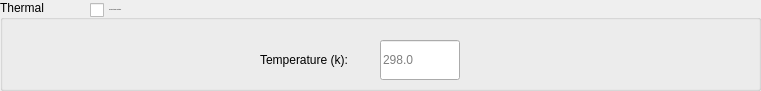
    <widget class="QGroupBox" name="groupBox_15">
     <property name="geometry">
      <rect>
       <x>70</x>
       <y>510</y>
       <width>761</width>
       <height>91</height>
      </rect>
     </property>
     <property name="title">
      <string>Thermal</string>
     </property>
     <widget class="QCheckBox" name="flagThermalFluc_CB">
      <property name="geometry">
       <rect>
        <x>90</x>
        <y>0</y>
        <width>221</width>
        <height>20</height>
       </rect>
      </property>
      <property name="font">
       <font>
        <pointsize>-1</pointsize>
       </font>
      </property>
      <property name="text">
       <string>Consider thermal fluctuation.</string>
      </property>
     </widget>
     <widget class="QLabel" name="temperature_LB">
      <property name="geometry">
       <rect>
        <x>260</x>
        <y>40</y>
        <width>120</width>
        <height>40</height>
       </rect>
      </property>
      <property name="text">
       <string>Temperature (k):</string>
      </property>
     </widget>
     <widget class="QLineEdit" name="temperature_LE">
      <property name="geometry">
       <rect>
        <x>380</x>
        <y>40</y>
        <width>80</width>
        <height>40</height>
       </rect>
      </property>
      <property name="minimumSize">
       <size>
        <width>80</width>
        <height>40</height>
       </size>
      </property>
      <property name="maximumSize">
       <size>
        <width>80</width>
        <height>16777215</height>
       </size>
      </property>
      <property name="placeholderText">
       <string>298.0</string>
      </property>
     </widget>
    </widget>
